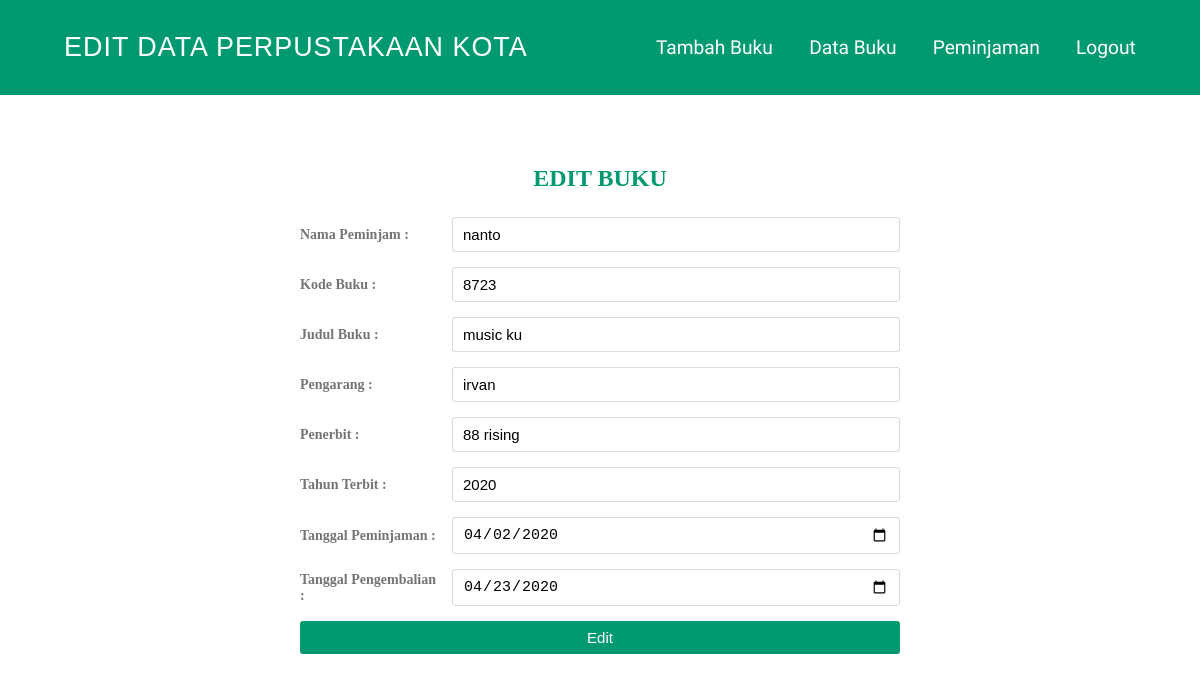
The app's page /updatebuku.php?id=21 with its own data.
### tables this page shows
CREATE TABLE `buku` (
  `id` int(11) NOT NULL,
  `nama` varchar(200) NOT NULL,
  `kodebuku` varchar(100) NOT NULL,
  `judulbuku` varchar(100) NOT NULL,
  `pengarang` varchar(50) NOT NULL,
  `penerbit` varchar(50) NOT NULL,
  `tahunterbit` varchar(50) NOT NULL,
  `tglpinjam` date NOT NULL,
  `tglkembali` date NOT NULL
);

### updatebuku.php (the view, shortened to what this page needs)
<?php
$con = koneksi::connect();
$id= $_GET['id'];
$sql = "SELECT * FROM buku WHERE id='$id'";
$query = $con->prepare($sql);
$query->execute();
$user=$query->fetch();
?>
<!DOCTYPE html>
<html lang="en">
<head>
    <link rel="stylesheet" href="css/styleindexpuswil.css" />
</head>
<body>
    <nav>
        <div class=logo>
            <a href="indexpuswil.php">EDIT DATA PERPUSTAKAAN KOTA</a>
        </div>
        <ul>
            <li><a href="tambahbuku.php">Tambah Buku</a></li>
            <li><a href="databuku.php">Data Buku</a></li>
            <li><a href="peminjaman.php">Peminjaman</a></li>
            <li><a href="logout.php">Logout</a></li>
        </ul>
    </nav>
    <section class="wrapper" id="wrapper">
        <div class="container">
            <form action="update.php?id=<?= $id ?>" method="post">
            <div class="title">
                EDIT BUKU
            </div>
            <div class="form">
                <div class="inputfield">
                    <label>Nama Peminjam :</label>
                    <input type="text" name="nama"  value="<?= $user['nama'] ?>" class="input">
                </div>
                <div class="inputfield">
                    <label>Kode Buku :</label>
                    <input type="text" name="kodebuku"  value="<?= $user['kodebuku']?>" class="input">
                </div>
                <div class="inputfield">
                    <label>Judul Buku :</label>
                    <input type="text" name="judulbuku"  value="<?= $user['judulbuku']?>" class="input">
                </div>
                <div class="inputfield">
                    <label>Pengarang :</label>
                    <input type="text" name="pengarang"  value="<?= $user['pengarang']?>" class="input">
                </div>
                <div class="inputfield">
                    <label>Penerbit :</label>
                    <input type="text" name="penerbit"  value="<?= $user['penerbit']?>" class="input">
                </div>
                <div class="inputfield">
                    <label>Tahun Terbit :</label>
                    <input type="text" name="tahunterbit"  value="<?= $user ['tahunterbit']?>" class="input">
                </div>
                <div class="inputfield">
                    <label>Tanggal Peminjaman :</label>
                    <input type="date" name="tglpinjam"  value="<?= $user ['tglpinjam']?>" class="input">
                </div>
                <div class="inputfield">
                    <label>Tanggal Pengembalian :</label>
                    <input type="date" name="tglkembali"  value="<?= $user ['tglkembali']?>" class="input">
                </div>
                <div class="inputfield">
                    <input type="submit" value="Edit" name="edit" class="btn">
                </div>
            </div>
            </form>
        </div>
    </section>
</body>
</html>

### css/styleindexpuswil.css (style rules this page uses)
* { margin: 0; padding: 0; }
body { overflow-x: hidden; }
nav { display: flex; background-color: #009970; justify-content: space-around; font-family: "Carter One", cursive; font-size: 1.2em; color: #fff; height: 95px; align-items: center; position: fixed; width: 100%; z-index: 1; }
nav .logo { font-family: 'Bree Serif', sans-serif; font-size: 1.4em; letter-spacing: 1px; }
nav .logo a { text-decoration: none; color: #fff; }
nav ul { display: flex; list-style: none; width: 40%; justify-content: space-between; }
nav ul li a { color: #fff; text-decoration: none; }
.wrapper { width: 50vw; height: 80vh; z-index: 0; position: relative; padding: 15px; margin: 0 auto; }
.wrapper .container { padding-top: 150px; }
.wrapper .title { font-size: 24px; font-weight: 700; margin-bottom: 25px; color: #009970; text-transform: uppercase; text-align: center; z-index: -1; }
.wrapper .form .inputfield { margin-bottom: 15px; display: flex; align-items: center; }
.wrapper .form .inputfield label { width: 200px; font-weight: bold; color: #757575; margin-right: 10px; font-size: 14px; }
.wrapper .form .inputfield .input, .wrapper .form .inputfield .textarea { width: 100%; outline: none; border: 1px solid #d5dbd9; font-size: 15px; padding: 8px 10px; border-radius: 3px; transition: all 0.3s ease; }
.wrapper .form .inputfield .btn { width: 100%; padding: 8px 10px; font-size: 15px; border: 0px; background: #009970; color: #fff; cursor: pointer; border-radius: 3px; outline: none; }

### records on screen
buku: nama "nanto", kodebuku "8723", judulbuku "music ku", pengarang "irvan", penerbit "88 rising", tahunterbit "2020", tglpinjam "04/02/2020", tglkembali "04/23/2020"
